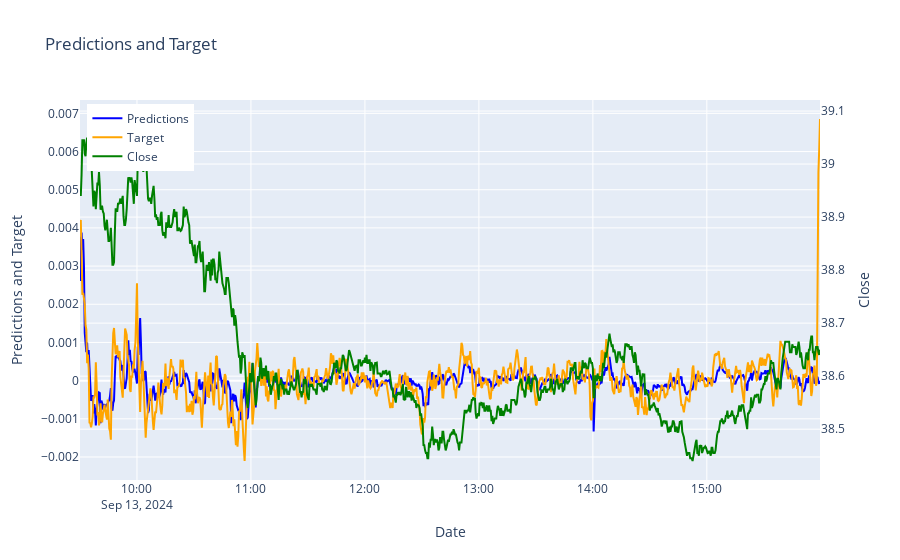
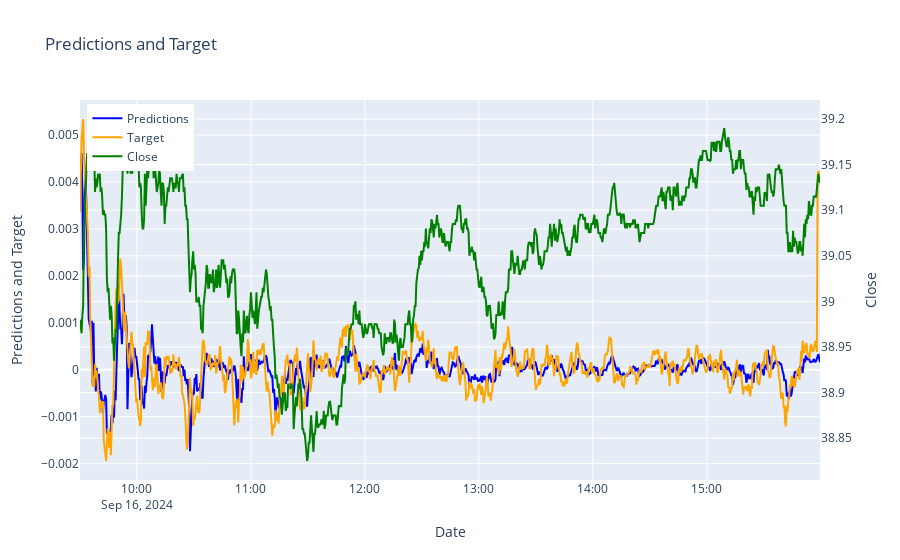
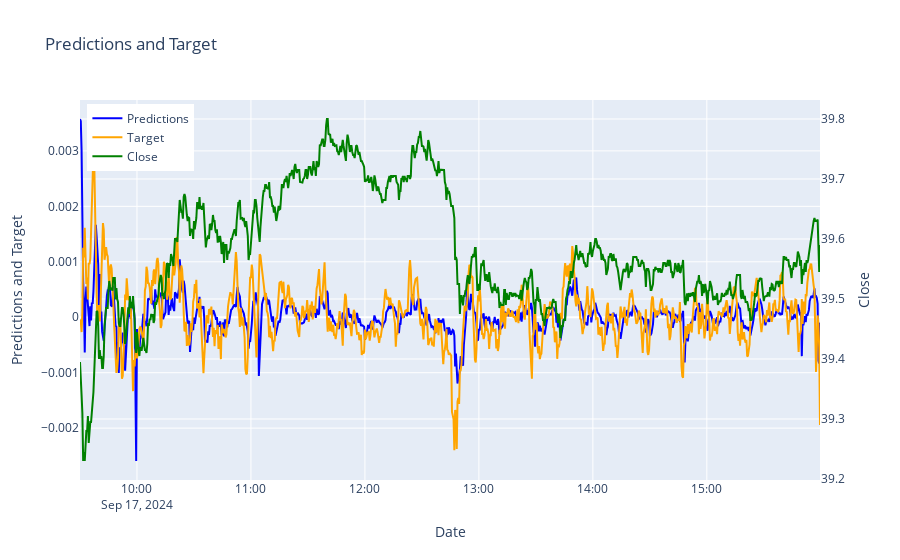

Notebook code cell kept with these figures, in order:
### Markdown cell above
Initialize trainer (select number of train_days and test days for each rolling window)

### Code cell
CSV_FILE = 'features_ma_bac_25s.csv'
# Load data
df = pd.read_csv(CSV_FILE, parse_dates=['Open time'])
df.set_index('Open time', inplace=True)

#df = df[df.index > "2024-01-09 14:00:00"]

# Initialize trainer (select number of train_days and test days for each rolling window)
trainer = RollingWindowTrainer(train_days=30, test_days=1)

# Run analysis for 3 iterations  (1 iteration = train+test)  None means entire dataset
results = trainer.run_rolling_window(df, n_iterations=3, n_trials=5)

# Plot results
trainer.evaluate_and_plot()

### Figure 1 — Plotly figure (JSON) as saved in the notebook; plotly's stock layout.template omitted (floating-point values rounded to 4 significant figures; data arrays with more than 128 entries replaced by an {"elided": "..."} marker saying what was removed)
{"data": [{"line": {"color": "blue"}, "mode": "lines", "name": "Predictions", "type": "scatter", "x": {"elided": "936 str values"}, "y": {"elided": "936 float values"}}, {"line": {"color": "orange"}, "mode": "lines", "name": "Target", "type": "scatter", "x": {"elided": "936 str values"}, "y": {"elided": "936 float values"}}, {"line": {"color": "green"}, "mode": "lines", "name": "Close", "type": "scatter", "x": {"elided": "936 str values"}, "y": {"elided": "936 float values"}, "yaxis": "y2"}], "layout": {"legend": {"x": 0.01, "y": 0.99}, "title": {"text": "Predictions and Target"}, "xaxis": {"title": {"text": "Date"}}, "yaxis": {"side": "left", "title": {"text": "Predictions and Target "}}, "yaxis2": {"overlaying": "y", "side": "right", "title": {"text": "Close"}}}}

### Figure 2 — Plotly figure (JSON) as saved in the notebook; plotly's stock layout.template omitted (floating-point values rounded to 4 significant figures; data arrays with more than 128 entries replaced by an {"elided": "..."} marker saying what was removed)
{"data": [{"line": {"color": "blue"}, "mode": "lines", "name": "Predictions", "type": "scatter", "x": {"elided": "936 str values"}, "y": {"elided": "936 float values"}}, {"line": {"color": "orange"}, "mode": "lines", "name": "Target", "type": "scatter", "x": {"elided": "936 str values"}, "y": {"elided": "936 float values"}}, {"line": {"color": "green"}, "mode": "lines", "name": "Close", "type": "scatter", "x": {"elided": "936 str values"}, "y": {"elided": "936 float values"}, "yaxis": "y2"}], "layout": {"legend": {"x": 0.01, "y": 0.99}, "title": {"text": "Predictions and Target"}, "xaxis": {"title": {"text": "Date"}}, "yaxis": {"side": "left", "title": {"text": "Predictions and Target "}}, "yaxis2": {"overlaying": "y", "side": "right", "title": {"text": "Close"}}}}

### Figure 3 — Plotly figure (JSON) as saved in the notebook; plotly's stock layout.template omitted (floating-point values rounded to 4 significant figures; data arrays with more than 128 entries replaced by an {"elided": "..."} marker saying what was removed)
{"data": [{"line": {"color": "blue"}, "mode": "lines", "name": "Predictions", "type": "scatter", "x": {"elided": "936 str values"}, "y": {"elided": "936 float values"}}, {"line": {"color": "orange"}, "mode": "lines", "name": "Target", "type": "scatter", "x": {"elided": "936 str values"}, "y": {"elided": "936 float values"}}, {"line": {"color": "green"}, "mode": "lines", "name": "Close", "type": "scatter", "x": {"elided": "936 str values"}, "y": {"elided": "936 float values"}, "yaxis": "y2"}], "layout": {"legend": {"x": 0.01, "y": 0.99}, "title": {"text": "Predictions and Target"}, "xaxis": {"title": {"text": "Date"}}, "yaxis": {"side": "left", "title": {"text": "Predictions and Target "}}, "yaxis2": {"overlaying": "y", "side": "right", "title": {"text": "Close"}}}}
